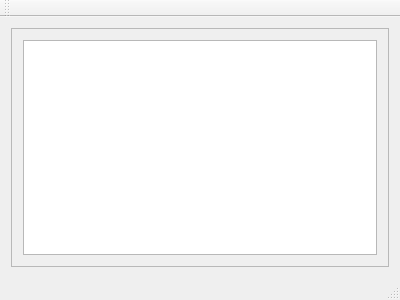
<?xml version="1.0" encoding="UTF-8"?>
<ui version="4.0">
 <class>MainWindow</class>
 <widget class="QMainWindow" name="MainWindow">
  <property name="geometry">
   <rect>
    <x>0</x>
    <y>0</y>
    <width>400</width>
    <height>300</height>
   </rect>
  </property>
  <property name="windowTitle">
   <string>MainWindow</string>
  </property>
  <widget class="QWidget" name="centralWidget">
   <layout class="QVBoxLayout" name="verticalLayout_2">
    <item>
     <widget class="QScrollArea" name="scrollArea">
      <property name="widgetResizable">
       <bool>true</bool>
      </property>
      <widget class="QWidget" name="scrollAreaWidgetContents">
       <property name="geometry">
        <rect>
         <x>0</x>
         <y>0</y>
         <width>380</width>
         <height>227</height>
        </rect>
       </property>
       <layout class="QVBoxLayout" name="verticalLayout">
        <item>
         <widget class="QTextEdit" name="textEdit"/>
        </item>
       </layout>
      </widget>
     </widget>
    </item>
   </layout>
  </widget>
  <widget class="QMenuBar" name="menuBar">
   <property name="geometry">
    <rect>
     <x>0</x>
     <y>0</y>
     <width>400</width>
     <height>21</height>
    </rect>
   </property>
  </widget>
  <widget class="QToolBar" name="mainToolBar">
   <attribute name="toolBarArea">
    <enum>TopToolBarArea</enum>
   </attribute>
   <attribute name="toolBarBreak">
    <bool>false</bool>
   </attribute>
  </widget>
  <widget class="QStatusBar" name="statusBar"/>
 </widget>
 <layoutdefault spacing="6" margin="11"/>
 <resources/>
 <connections/>
</ui>
